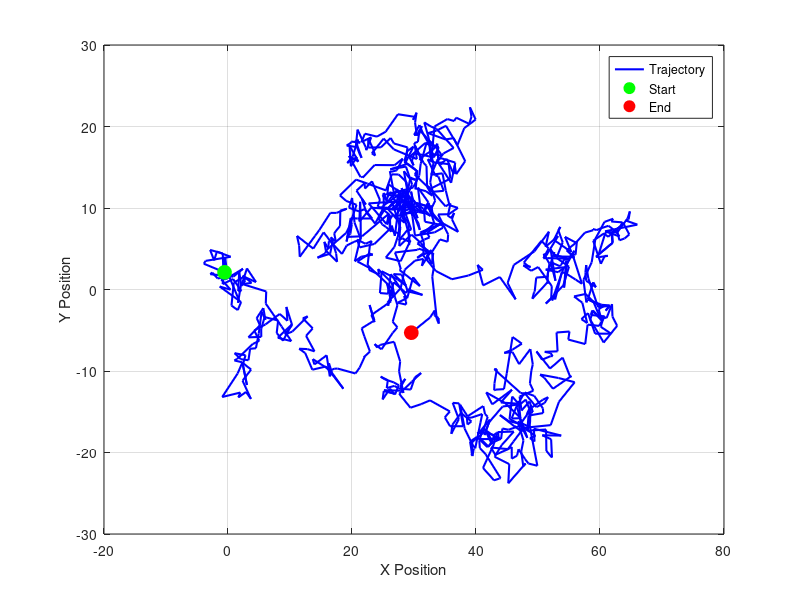
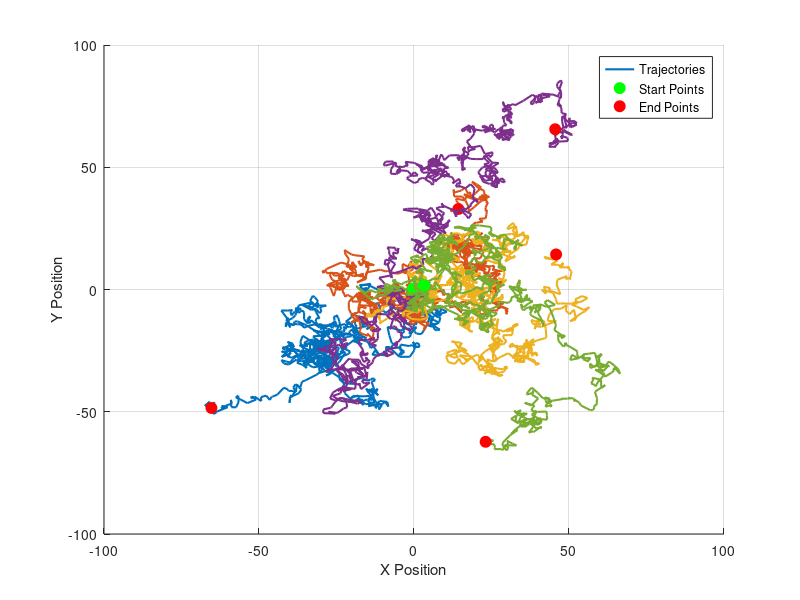

Write MATLAB code to recreate these figures, in order.
%Brownian Motion 
N = 1000;
dt = 1;
D = 1;
x = cumsum(sqrt(2*D*dt) * randn(N,1)); 
y = cumsum(sqrt(2*D*dt) * randn(N,1));
figure;
plot(x, y, '-b', 'LineWidth', 1.5);
hold on;
plot(x(1), y(1), 'go', 'MarkerSize', 10, 'MarkerFaceColor', 'g'); % Start
plot(x(end), y(end), 'ro', 'MarkerSize', 10, 'MarkerFaceColor', 'r'); % End
grid on;
xlabel('X Position');
ylabel('Y Position');
legend('Trajectory', 'Start', 'End');

N = 1000;
numPaths = 5;
dt = 1;
D = 1;
figure;
hold on;
grid on;
xlabel('X Position');
ylabel('Y Position');

for i = 1:numPaths
    x = cumsum(sqrt(2*D*dt) * randn(N,1));
    y = cumsum(sqrt(2*D*dt) * randn(N,1));
    plot(x, y, 'LineWidth', 1.5);
    plot(x(1), y(1), 'go', 'MarkerSize', 8, 'MarkerFaceColor', 'g'); % Start
    plot(x(end), y(end), 'ro', 'MarkerSize', 8, 'MarkerFaceColor', 'r'); % End
end
legend('Trajectories', 'Start Points', 'End Points');